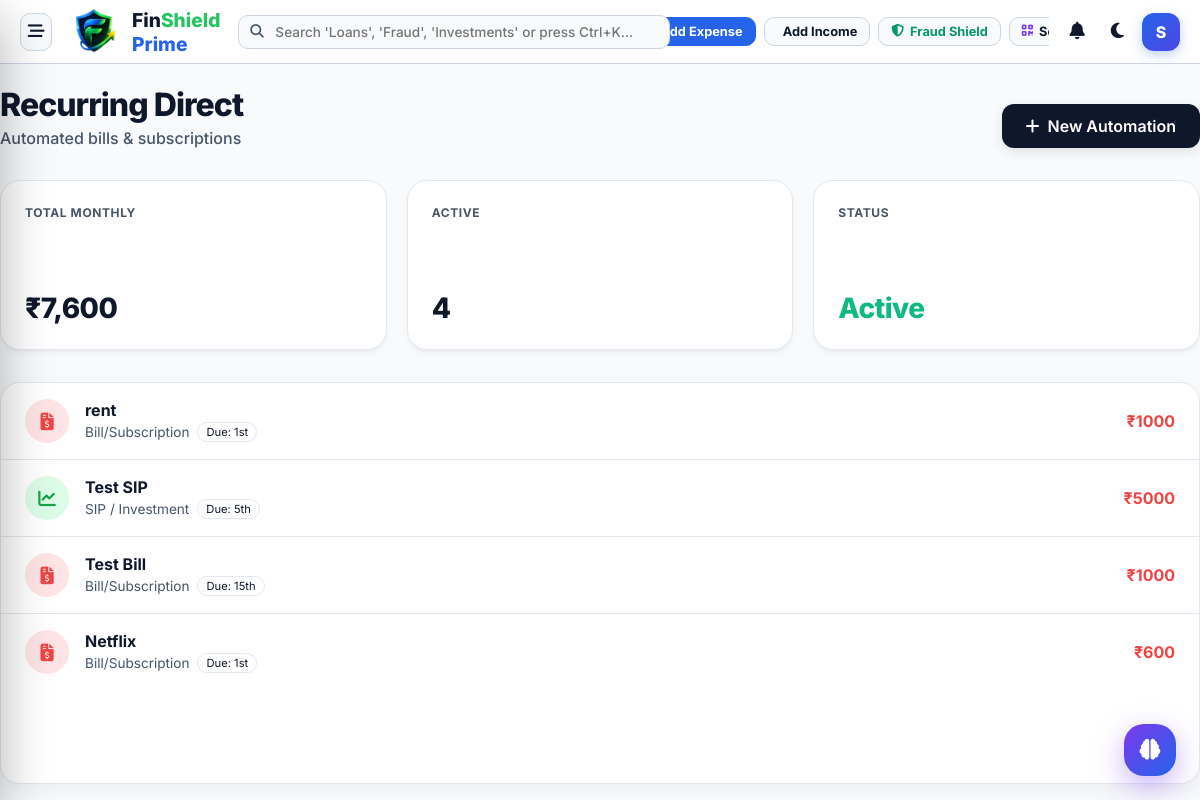
The page /expenses/recurring/ (signed in) on the database its author committed.
### expenses/models.py (models this page shows, shortened)
class RecurringExpense(models.Model):
    FREQUENCY_CHOICES = [
        ('MON', 'Monthly'),
        ('WEK', 'Weekly'),
    ]
    TYPE_CHOICES = [
        ('BILL', 'Bill/Subscription'),
        ('SIP', 'SIP / Investment'),
    ]
    title = models.CharField(max_length=100)
    amount = models.DecimalField(max_digits=10, decimal_places=2)
    recurrence_type = models.CharField(max_length=4, choices=TYPE_CHOICES, default='BILL')
    category = models.CharField(max_length=3, choices=Expense.CATEGORY_CHOICES, null=True, blank=True)
    frequency = models.CharField(max_length=3, choices=FREQUENCY_CHOICES, default='MON')
    payment_date = models.IntegerField(default=1, help_text="Day of the month (1-31) when this is due")
    start_date = models.DateField(default=date.today)
    last_processed_date = models.DateField(null=True, blank=True)
    is_active = models.BooleanField(default=True)

### expenses/views.py (the view)
# urls.py: path('recurring/', RecurringExpenseListView.as_view(), name='recurring_list'),
class RecurringExpenseListView(LoginRequiredMixin, ListView):
    model = RecurringExpense
    template_name = 'expenses/recurring_list.html'
    context_object_name = 'recurring_expenses'
    ordering = ['-start_date']

### templates/expenses/recurring_list.html (shortened to what this page needs)
{% extends 'base.html' %}
{% load static %}
{% load humanize %}
{% block content %}
<div class="ledger-container">
    <div class="ledger-header">
        <div class="ledger-title">
            <h1 class="animate-fade-in">Recurring Direct</h1>
            <div class="ledger-subtitle animate-fade-in animate-delay-1">Automated bills & subscriptions</div>
        </div>
        <a href="{% url 'recurring_add' %}" class="btn-add-tx animate-fade-in animate-delay-2">
            <i class="fa-solid fa-plus"></i> New Automation
        </a>
    </div>
    <div class="ledger-stats-row animate-fade-in animate-delay-2">
        <div class="stat-card-ledger">
            <div class="stat-label">TOTAL MONTHLY</div>
            <div class="stat-val" id="total-monthly-display">--</div>
        </div>
        <div class="stat-card-ledger">
            <div class="stat-label">ACTIVE</div>
            <div class="stat-val">{{ recurring_expenses|length }}</div>
        </div>
        <div class="stat-card-ledger">
            <div class="stat-label">STATUS</div>
            <div class="stat-val" style="color: var(--accent-mint);">Active</div>
        </div>
    </div>
    <div class="card-hub animate-fade-in animate-delay-3"
        style="padding: 0; overflow: hidden; margin-top: 25px; min-height: 400px; background: var(--bg-card);">
        {% if recurring_expenses %}
        <div style="display: flex; flex-direction: column; gap: 0;">
            {% for expense in recurring_expenses %}
            <div class="recurring-item" data-amount="{{ expense.amount }}"
                data-active="{{ expense.is_active|yesno:'true,false' }}">
                <div style="display: flex; align-items: center; gap: 16px;">
                    <div
                        style="width: 44px; height: 44px; border-radius: 50%; background: {% if expense.recurrence_type == 'SIP' %}#dcfce7{% else %}#ffe4e6{% endif %}; display: flex; align-items: center; justify-content: center; color: {% if expense.recurrence_type == 'SIP' %}#16a34a{% else %}#ef4444{% endif %}; flex-shrink: 0;">
                        <i class="fa-solid {% if expense.recurrence_type == 'SIP' %}fa-chart-line{% else %}fa-file-invoice-dollar{% endif %}"
                            style="font-size: 1.1rem;"></i>
                    </div>
                    <div>
                        <div style="font-weight: 700; font-size: 1rem; color: var(--text-main); margin-bottom: 2px;">
                            {{ expense.title }}
                        </div>
                        <div style="display: flex; gap: 8px; align-items: center;">
                            <span style="font-size: 0.85rem; color: var(--text-muted); text-transform: capitalize;">
                                {{ expense.get_recurrence_type_display }}
                            </span>
                            <span
                                style="font-size: 0.7rem; background: var(--bg-surface); padding: 2px 8px; border-radius: 12px; border: 1px solid var(--border-light);">
                                Due: {{ expense.payment_date|ordinal }}
                            </span>
                        </div>
                    </div>
                </div>
                <div style="text-align: right;">
                    <div style="font-weight: 700; font-size: 1rem; color: #ef4444;">
                        ₹{{ expense.amount|floatformat:0 }}
                    </div>
                </div>
            </div>
            {% endfor %}
        </div>
        {% endif %}
    </div>
</div>
{% endblock %}

### templates/base.html (shortened to what this page needs)
{% load static %}
<!DOCTYPE html>
<html lang="en">
<head>
    <link rel="stylesheet" href="https://cdnjs.cloudflare.com/ajax/libs/font-awesome/6.4.0/css/all.min.css">
    <link rel="stylesheet" href="{% static 'css/modern_theme.css' %}">
    <link rel="stylesheet" href="{% static 'css/ledger.css' %}">
    <link rel="stylesheet" href="{% static 'css/enterprise_dashboard.css' %}">
</head>
<body data-theme="light">
    <button class="floating-action-btn" id="floatingAiBtn" onclick="openAffordModal()" title="FinShield Prime Decision Assistant">
        <i class="fa-solid fa-brain"></i>
    </button>
    <div class="app-master-container">
        <header class="app-topbar">
            <div style="display: flex; align-items: center; gap: 12px; shrink: 0;">
                <button class="hamburger-toggle-btn" onclick="openSidebarDrawer()" title="Open Navigation Drawer">
                    <i class="fa-solid fa-bars-staggered"></i>
                </button>
                <a href="{% url 'home' %}" style="text-decoration: none; display: flex; align-items: center; gap: 8px; font-weight: 800; font-size: 1.2rem; color: var(--text-main);">
<img src="{% static 'images/f.png' %}"
     alt="FinShield Prime"
     style="width:60px; height:60px; object-fit:contain;">
<span>
    <span style="color: var(--text-main);">Fin</span><span style="color: #22c55e;">Shield</span>
    <span style="color: var(--accent-blue); font-weight: 800;">Prime</span>
</span>                </a>
            </div>
            <div class="topbar-search-wrapper">
                <form action="{% url 'search' %}" method="GET" id="globalSearchForm" onsubmit="return handleSmartSearch(event)">
                    <input type="text" name="q" id="globalSearchInput" class="topbar-search-input" placeholder="Search 'Loans', 'Fraud', 'Investments' or press Ctrl+K..." autocomplete="off">
                </form>
            </div>
            <div class="header-actions-group">
                <a href="{% url 'expense_create' %}" class="header-action-btn btn-primary-blue">
                     Add Expense
                </a>
                <a href="{% url 'wallet_dashboard' %}" class="header-action-btn">
                     Add Income
                </a>
                <a href="{% url 'fraud_detection' %}" class="header-action-btn" style="color: var(--accent-emerald);">
                    <i class="fa-solid fa-shield-halved"></i> Fraud Shield
                </a>
                <a href="{% url 'scan_pay' %}" class="header-action-btn">
                    <i class="fa-solid fa-qrcode" style="color: var(--accent-purple);"></i> Scan Receipt
                </a>
            </div>
            <div style="display: flex; align-items: center; gap: 12px; shrink: 0;">
                <div style="position: relative;">
                    <button class="nav-icon-btn" id="bellIcon" style="background: none; border: none; font-size: 1.1rem; color: var(--text-main); cursor: pointer; position: relative;">
                        <i class="fa-solid fa-bell"></i>
                    </button>
                </div>
                <button class="theme-toggle" id="themeToggle" title="Toggle Theme" style="background: none; border: none; font-size: 1.1rem; color: var(--text-main); cursor: pointer;">
                </button>
                <div style="position: relative;">
                    <div class="user-profile" id="userProfileBtn" style="cursor: pointer;" title="{{ user.username }}">
                        <div class="avatar">{{ user.username.0|upper }}</div>
                    </div>
                </div>
            </div>
        </header>
        <div class="main-wrapper-content">
            <div class="content-body" style="flex: 1;">
                {% block content %}{% endblock %}
            </div>
        </div>
    </div>
</body>
</html>

### static/css/modern_theme.css (style rules this page uses)
:root { --primary-900: #020617; --primary-800: #0f172a; --primary-700: #1e293b; --primary-600: #334155; --accent-blue: #2563eb; --accent-blue-subtle: rgba(37, 99, 235, 0.1); --accent-mint: #10b981; --accent-mint-subtle: rgba(16, 185, 129, 0.1); --accent-coral: #ef4444; --accent-coral-subtle: rgba(239, 68, 68, 0.1); --accent-gold: #f59e0b; --accent-purple: #8b5cf6; --bg-body: #f1f5f9; --bg-card: #ffffff; --bg-glass: rgba(255, 255, 255, 0.9); --bg-sidebar: #0f172a; --text-main: #0f172a; --text-muted: #64748b; --text-on-dark: #f8fafc; --shadow-xs: 0 1px 2px 0 rgb(0 0 0 / 0.05); --shadow-sm: 0 4px 6px -1px rgb(0 0 0 / 0.05), 0 2px 4px -2px rgb(0 0 0 / 0.05); --shadow-md: 0 10px 15px -3px rgb(0 0 0 / 0.08), 0 4px 6px -4px rgb(0 0 0 / 0.04); --shadow-lg: 0 20px 25px -5px rgb(0 0 0 / 0.1), 0 8px 10px -6px rgb(0 0 0 / 0.1); --shadow-glow: 0 0 15px rgba(37, 99, 235, 0.15); --border-light: #e2e8f0; --border-glass: rgba(255, 255, 255, 0.1); --radius-xl: 20px; --radius-lg: 16px; --radius-md: 12px; --radius-sm: 8px; --ease-out: cubic-bezier(0.2, 0.8, 0.2, 1); }
body { background-color: var(--bg-body); color: var(--text-main); font-family: 'Inter', sans-serif; transition: background-color 0.4s var(--ease-out), color 0.4s var(--ease-out); -webkit-font-smoothing: antialiased; }
a { text-decoration: none; color: inherit; }
.nav-icon-btn { position: relative; background: transparent; border: none; color: var(--text-muted); font-size: 1.1rem; cursor: pointer; padding: 8px; border-radius: 50%; transition: var(--trans-fast); }
.card-hub { background: var(--bg-card); border: 1px solid var(--border-light); border-radius: var(--radius-lg); padding: var(--spacing-md); box-shadow: var(--shadow-sm); transition: transform 0.3s var(--ease-out), box-shadow 0.3s var(--ease-out), border-color 0.3s; position: relative; overflow: hidden; }
.card-hub::before { content: ''; position: absolute; top: 0; left: 0; right: 0; height: 4px; background: linear-gradient(90deg, var(--accent-blue), var(--accent-mint)); opacity: 0; transition: opacity 0.3s; }
.animate-fade-in { animation: fadeInUp 0.6s var(--ease-out) forwards; }
.animate-delay-1 { animation-delay: 0.1s; }
.animate-delay-2 { animation-delay: 0.2s; }
.animate-delay-3 { animation-delay: 0.3s; }
.card-hub { background: var(--bg-card); border-radius: 20px; padding: 24px; box-shadow: 0 4px 6px -1px rgba(0, 0, 0, 0.05), 0 2px 4px -1px rgba(0, 0, 0, 0.03); border: 1px solid var(--border-light); transition: all 0.3s ease; }

### static/css/ledger.css (style rules this page uses)
.ledger-container { max-width: 1200px; margin: 0 auto; padding: var(--spacing-md); }
.ledger-header { display: flex; justify-content: space-between; align-items: flex-end; margin-bottom: 32px; }
.ledger-title h1 { font-size: 2rem; font-weight: 800; color: var(--text-main); letter-spacing: -0.03em; margin-bottom: 4px; }
.ledger-subtitle { color: var(--text-muted); font-size: 1rem; font-weight: 500; }
.ledger-stats-row { display: grid; grid-template-columns: repeat(auto-fit, minmax(240px, 1fr)); gap: 20px; margin-bottom: 32px; }
.stat-card-ledger { background: var(--bg-card); border: 1px solid var(--border-light); border-radius: 20px; padding: 24px; box-shadow: var(--shadow-sm); transition: transform 0.2s, box-shadow 0.2s; display: flex; flex-direction: column; justify-content: space-between; min-height: 120px; }
.stat-card-ledger .stat-label { font-size: 0.75rem; font-weight: 700; text-transform: uppercase; color: var(--text-muted); letter-spacing: 0.05em; margin-bottom: 12px; }
.stat-card-ledger .stat-val { font-size: 1.75rem; font-weight: 800; color: var(--text-main); letter-spacing: -0.02em; }
.btn-add-tx { background: var(--text-main); color: var(--bg-card); padding: 12px 24px; border-radius: 12px; font-weight: 600; display: flex; align-items: center; gap: 8px; transition: transform 0.2s, box-shadow 0.2s; box-shadow: 0 4px 12px rgba(0, 0, 0, 0.1); }
.card-hub { background: var(--bg-card); border: 1px solid var(--border-light); border-radius: 20px; box-shadow: 0 4px 20px rgba(0, 0, 0, 0.05); }

### templates/expenses/recurring_list.html (style rules this page uses)
.recurring-item { display: flex; align-items: center; justify-content: space-between; padding: 16px 24px; border-bottom: 1px solid var(--border-light); position: relative; transition: background-color 0.2s; }
.recurring-item:last-child { border-bottom: none !important; }

### rows shown on the page
RecurringExpense: title "rent", recurrence_type "Bill/Subscription", payment_date|ordinal "1st", amount "1000"
RecurringExpense: title "Test SIP", recurrence_type "SIP / Investment", payment_date|ordinal "5th", amount "5000"
RecurringExpense: title "Test Bill", recurrence_type "Bill/Subscription", payment_date|ordinal "15th", amount "1000"
RecurringExpense: title "Netflix", recurrence_type "Bill/Subscription", payment_date|ordinal "1st", amount "600"

### other values the page prints
{{ user.username.0|upper }} "S"
{{ recurring_expenses|length }} "4"
